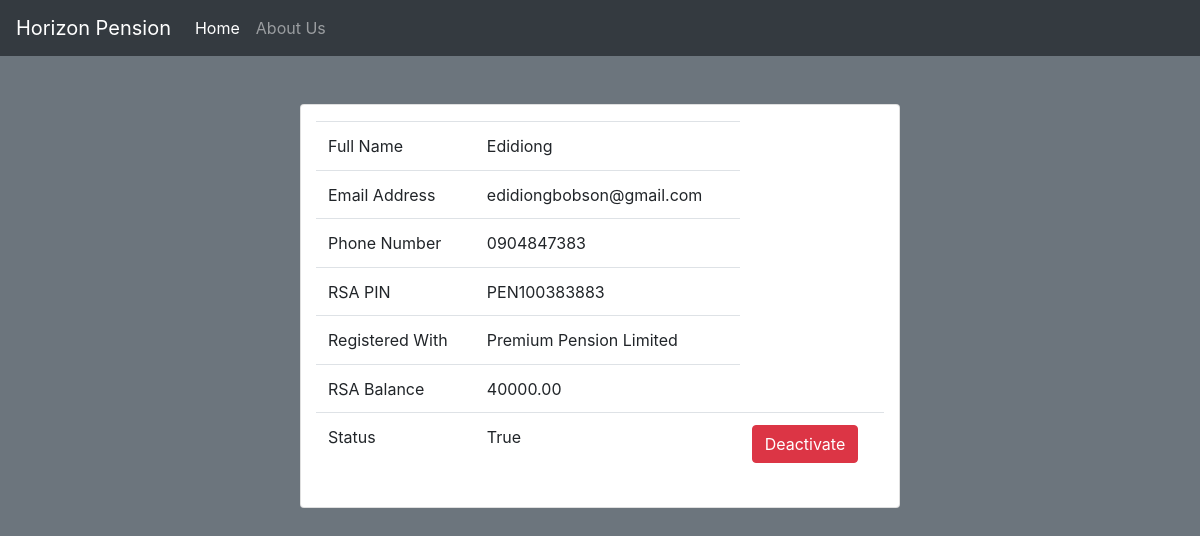
Page /details/3/ on the committed database.
### crud/models.py (models this page shows, shortened)
class Pen(models.Model):
    fullname = models.CharField(max_length=255)
    email = models.EmailField(unique=True)
    phone = models.CharField(max_length=20)
    rsa = models.CharField(max_length=20)
    pfa = models.CharField(max_length=255)
    balance = models.DecimalField(max_digits=10, decimal_places=2)
    isActive = models.BooleanField(default=False)

### crud/views.py (the view)
# urls.py: path('details/<str:id>/', views.details, name='details'),
def details(request,id):
    account = Pen.objects.get(id=id)
    if request.method == "POST":
        status = request.POST.get("status")
        pension = Pen.objects.get(id=id)
        pension.isActive = not pension.isActive
        pension.save()
        return redirect(request.META['HTTP_REFERER'])
    context = {
        'account':account
    }
    return render(request, 'details.html', context)

### crud/templates/details.html (shortened to what this page needs)
<!doctype html>
<html lang="en">
  <head>
    <link rel="stylesheet" href="https://cdn.jsdelivr.net/npm/bootstrap@4.6.2/dist/css/bootstrap.min.css">
  </head>
  <body class="bg-secondary">
    <nav class="navbar navbar-expand-lg navbar-dark bg-dark">
        <a class="navbar-brand" href="#">Horizon Pension</a>
        <div class="collapse navbar-collapse" id="navbarNavAltMarkup">
          <div class="navbar-nav">
            <a class="nav-link active" href="{% url 'index' %}">Home </a>
            <a class="nav-link" href="{% url 'about' %}">About Us</a>
          </div>
        </div>
      </nav>
      <br>
      <br>
      <section class="search col-md-6 m-auto rounded py-3 card">
        <table class="table ">
            <tbody>
                <tr>
                    <td> Full Name</td>
                    <td> {{account.fullname}}</td>
                <tr>
                <tr>
                    <td> Email Address</td>
                    <td> {{account.email}}</td>
                <tr>
                <tr>
                    <td> Phone Number</td>
                    <td> {{account.phone}}</td>
                <tr>
                <tr>
                    <td> RSA PIN</td>
                    <td> {{account.rsa}}</td>
                <tr>
                    <tr>
                        <td> Registered With</td>
                        <td> {{account.pfa}}</td>
                    <tr>
                        <tr>
                            <td> RSA Balance</td>
                            <td> {{account.balance}}</td>
                        <tr>
                            <tr>
                                <td> Status</td>
                                <td> {{account.isActive}}</td>
                                <td>
                                        <form method="POST" action="{% url 'details' account.id %}">
                                            {% if account.isActive == True %}
                                        <button type="submit" class="btn btn-danger">Deactivate</button>
                                      {% else %}
                                        <button type="submit" class="btn btn-success">Activate</button>
                                      {% endif %}
                                          </form>
                                    </td>
            </tbody>
        </table>
      </section>
<br>
<br>
  </body>
</html>

### rows in the picture
Pen: fullname "Edidiong", email "edidiongbobson@gmail.com", phone "0904847383", rsa "PEN100383883", pfa "Premium Pension Limited", balance "40000.00", isActive "True"
